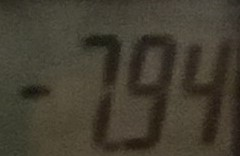
#> input picture Seperate_Folders/sipa_05/manually_cropped/mancrop_1.jpg, 240 x 156 px; its folder holds only this picture in this run
$ jupyter execute --allow-errors bck_Manually_Cropped_Test.ipynb
#> lines starting #> are read from the running program, lines starting #| are printed output that depends on the picture
#> further down, image is the input picture: shape (156, 240, 3); mean B, G, R 48.8, 61.9, 67.4
[cell 1]
from matplotlib import pyplot as plt
import pytesseract
import cv2
import numpy as np
import pandas as pd
import os
import shutil

# psm 6 = Assume a single uniform block of text.
config_tesseract = '--tessdata-dir ./ttesseract_langs --psm 6 digits'

[cell 2]
file_path = "./manually_cropped/"
manually_cropped_files = os.listdir(file_path)

[cell 3]
def show_img(img, size=12, title=None):
    fig = plt.gcf()
    fig.set_size_inches(size, size)
    plt.axis("off")
    plt.imshow(cv2.cvtColor(img, cv2.COLOR_BGR2RGB))
    plt.title(title)
    plt.show()

[cell 4]
def read_resize_data(input_file, size=160):
    # img = cv2.imread(input_file)
#> called with size = 400
    img = input_file
    # width = 300
    # height = 300
    width = size
    height = size
    dim = (width, height)

    # resize image
    # resized = cv2.resize(input_file, dim, interpolation = cv2.INTER_AREA)
    resized = cv2.resize(img, dim, interpolation = cv2.INTER_AREA)
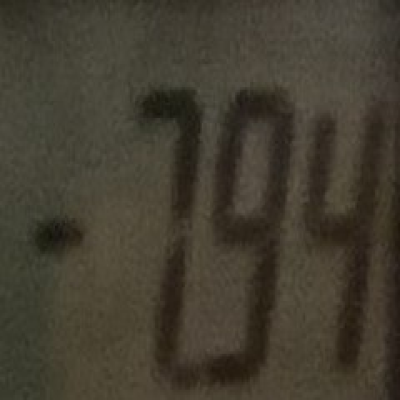
#> resized: shape (400, 400, 3); mean B, G, R 48.8, 61.8, 67.3

    return resized

[cell 5]
def get_text(image):

    # Read text from image using Seven Segment training data
    text_ssd = pytesseract.image_to_string(image, lang="ssd", config=config_tesseract)

    # Read text from image using English character training data
    text_eng = pytesseract.image_to_string(image, lang="eng", config=config_tesseract)

    # Clean text
    text_ssd = ''.join(c for c in text_ssd if c.isdigit() or c == '.' or c == '-')
    text_eng = ''.join(c for c in text_eng if c.isdigit() or c == '.' or c == '-')

    return text_ssd, text_eng

[cell 6]
def crop_image(img, top=0, bottom=0, left=0, right=0):
    """
    Crop an image on all sides, only if there is a value for top, bottom, right, and left.

    Parameters:
        img (numpy.ndarray): The image to be cropped.
        top (int, optional): The number of pixels to be cropped from the top. Default is 0.
        bottom (int, optional): The number of pixels to be cropped from the bottom. Default is 0.
        left (int, optional): The number of pixels to be cropped from the left. Default is 0.
        right (int, optional): The number of pixels to be cropped from the right. Default is 0.

    Returns:
        numpy.ndarray: The cropped image.
    """
    # Check if there is a value for each side
    if top:
        img = img[top:, :]
    if bottom:
        img = img[:-bottom, :]
    if left:
        img = img[:, left:]
    if right:
        img = img[:, :-right]

    return img

[cell 7]
# testing cropping

[cell 8]
print(len(manually_cropped_files))
#> (the rest of this cell did not finish here and is left out)


    # Run tesseract OCR on the image
    text = pytesseract.image_to_string(gray)
    text_ssd = pytesseract.image_to_string(image, lang="ssd", config=config_tesseract)
    text_eng = pytesseract.image_to_string(image, lang="eng", config=config_tesseract)

    # Print the extracted text
    print("text output is :- ssd :-" , text_ssd, "eng :- ", text_eng, "<--")

[cell 9]
image = "./manually_cropped/mancrop_7.jpg"

# Read the image
img = cv2.imread(image, 0)
#> (the rest of this cell did not finish here and is left out)

show_img(img, 3, title="img")
show_img(resized, 3, title="resized")

thresh = cv2.threshold(img, 0, 255, cv2.THRESH_BINARY_INV | cv2.THRESH_OTSU)[1]
kernel = cv2.getStructuringElement(cv2.MORPH_ELLIPSE, (1, 5))
thresh = cv2.morphologyEx(thresh, cv2.MORPH_OPEN, kernel)
thresh = cv2.threshold(thresh, 0, 255, cv2.THRESH_BINARY_INV | cv2.THRESH_OTSU)[1]
text_ssd, text_eng = get_text(thresh)

# show_img(thresha, 3)
# show_img(threshb, 3)
# show_img(threshc, 3)

print(text_ssd)

[cell 10]
print(len(manually_cropped_files))
#> (the rest of this cell did not finish here and is left out)

    # show_img(image, 3)
    # Pre-processing for tesseract
    gray = cv2.cvtColor(img, cv2.COLOR_BGR2GRAY)
    gray = cv2.medianBlur(gray, 3)
    show_img(gray, 3, title=filename)

    # Run tesseract OCR on the image
    text = pytesseract.image_to_string(gray)
    text_ssd = pytesseract.image_to_string(image, lang="ssd", config=config_tesseract)
    text_eng = pytesseract.image_to_string(image, lang="eng", config=config_tesseract)

    # Print the extracted text
    print("text output is :- ssd :-" , text_ssd, "eng :- ", text_eng, "<--")

[cell 11]
image = "./manually_cropped/mancrop_21.jpg"

# Read the image
img = cv2.imread(image)
#> (the rest of this cell did not finish here and is left out)

# Pre-processing for tesseract
gray = cv2.cvtColor(img, cv2.COLOR_BGR2GRAY)
gray = cv2.medianBlur(gray, 3)

# Provide a custom config file to tesseract
custom_config = r'--oem 3 --psm 6 digits'
text = pytesseract.image_to_string(gray, config=custom_config)

# Print the extracted text
print(text)

[cell 12]
image = "./manually_cropped/mancrop_21.jpg"

# Get image data
# img = read_input_data(input_file)
#> (the rest of this cell did not finish here and is left out)


$ run again, on Seperate_Folders/sipa_05/manually_cropped/mancrop_13.jpg
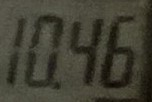
#> input picture Seperate_Folders/sipa_05/manually_cropped/mancrop_13.jpg, 152 x 102 px
#> image is the input picture: shape (102, 152, 3); mean B, G, R 50.8, 63.7, 65.4
#> in read_resize_data, `resized = cv2.resize(img, dim, interpolation = cv2.INTER_AREA)`:
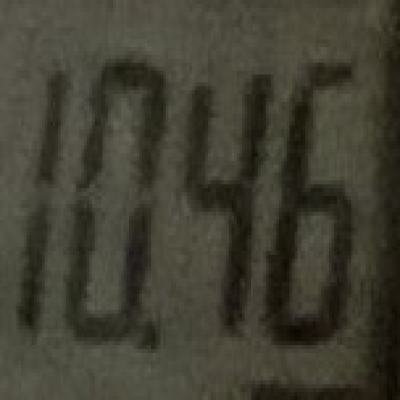
#> resized: shape (400, 400, 3); mean B, G, R 50.8, 63.7, 65.4

$ run again, on Seperate_Folders/sipa_05/manually_cropped/mancrop_14.jpg
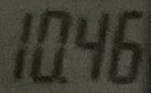
#> input picture Seperate_Folders/sipa_05/manually_cropped/mancrop_14.jpg, 151 x 93 px
#> image is the input picture: shape (93, 151, 3); mean B, G, R 49.4, 60.1, 60.3
#> in read_resize_data, `resized = cv2.resize(img, dim, interpolation = cv2.INTER_AREA)`:
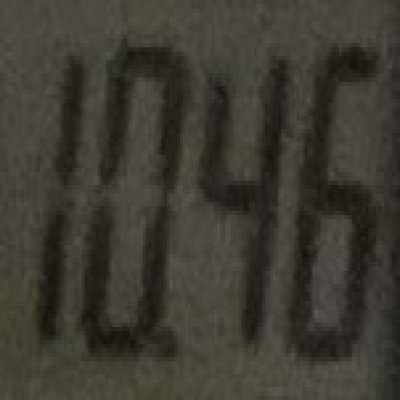
#> resized: shape (400, 400, 3); mean B, G, R 49.3, 60.1, 60.3

$ run again, on Seperate_Folders/sipa_05/manually_cropped/mancrop_15.jpg
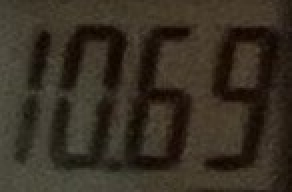
#> input picture Seperate_Folders/sipa_05/manually_cropped/mancrop_15.jpg, 146 x 96 px (shown 2 times larger)
#> image is the input picture: shape (96, 146, 3); mean B, G, R 35.4, 47.5, 55.7
#> in read_resize_data, `resized = cv2.resize(img, dim, interpolation = cv2.INTER_AREA)`:
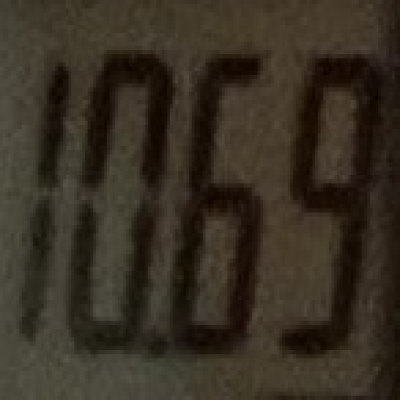
#> resized: shape (400, 400, 3); mean B, G, R 35.4, 47.5, 55.7

$ run again, on Seperate_Folders/sipa_05/manually_cropped/mancrop_10.jpg
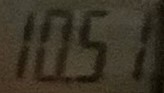
#> input picture Seperate_Folders/sipa_05/manually_cropped/mancrop_10.jpg, 164 x 93 px
#> image is the input picture: shape (93, 164, 3); mean B, G, R 37.4, 51.7, 58.6
#> in read_resize_data, `resized = cv2.resize(img, dim, interpolation = cv2.INTER_AREA)`:
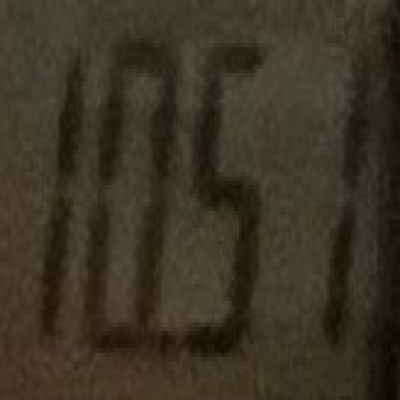
#> resized: shape (400, 400, 3); mean B, G, R 37.4, 51.7, 58.5
#> `gray = cv2.cvtColor(img, cv2.COLOR_BGR2GRAY)`:
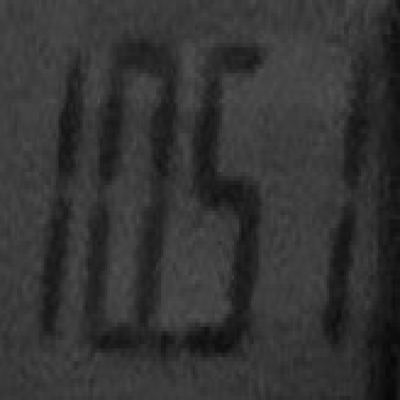
#> gray: shape (400, 400); min 7, max 80, mean 52.1
